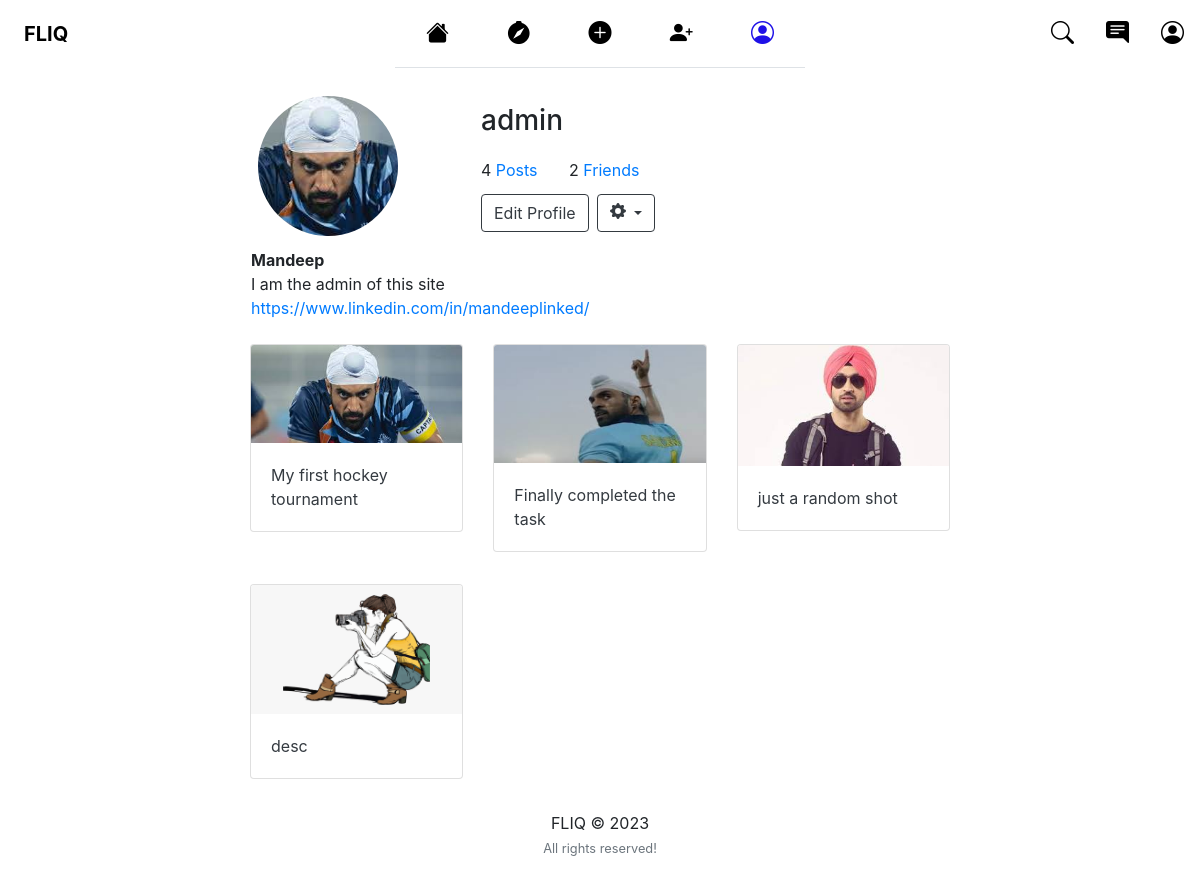
Page /my-profile/ (signed in) on the committed database.
### users/models.py (models this page shows, shortened)
class Profile(models.Model):
    user = models.OneToOneField(User, on_delete=models.CASCADE)
    name = models.CharField(max_length=30)
    image = models.ImageField(default='default.png', upload_to='profile_pics')
    slug = AutoSlugField(populate_from='user')
    bio = models.CharField(max_length=255, blank=True)
    link = models.CharField(max_length=255, blank=True)
    friends = models.ManyToManyField("Profile", blank=True)

### feed/models.py (models this page shows, shortened)
class Post(models.Model):
    description = models.CharField(max_length=255, blank=True)
    pic = models.ImageField(upload_to='path/to/img')
    date_posted = models.DateTimeField(default=timezone.now)
    user_name = models.ForeignKey(User, on_delete=models.CASCADE)
    tags = models.CharField(max_length=100, blank=True)

### users/views.py (the view)
# urls.py: path('my-profile/', user_views.my_profile, name='my_profile'),
@login_required
def my_profile(request):
    p = request.user.profile
    you = p.user
    sent_friend_requests = FriendRequest.objects.filter(from_user=you)
    rec_friend_requests = FriendRequest.objects.filter(to_user=you)
    user_posts = Post.objects.filter(user_name=you).order_by('-date_posted')
    friends = p.friends.all()
    button_status = 'none'
    if p not in request.user.profile.friends.all():
        button_status = 'not_friend'
        if len(FriendRequest.objects.filter(
            from_user=request.user).filter(to_user=you)) == 1:
                button_status = 'friend_request_sent'
        if len(FriendRequest.objects.filter(
            from_user=p.user).filter(to_user=request.user)) == 1:
                button_status = 'friend_request_received'
    context = {
        'u': you,
        'button_status': button_status,
        'friends_list': friends,
        'sent_friend_requests': sent_friend_requests,
        'rec_friend_requests': rec_friend_requests,
        'post_count': user_posts.count,
        'posts': user_posts
    }
    return render(request, "users/profile.html", context)

### users/templates/users/profile.html (shortened to what this page needs)
{% extends "feed/layout.html" %} {% load static %}
{% block myprofileactive %}active{% endblock myprofileactive %}
{% block content %}
<br /><br />
<div class="main-content">
  <div class="container mt-7">
    <div class="row">
      <div class="col-xl-8 order-xl-2 mx-auto mb-5 mb-xl-0">
        <div class="shadow">
          <div class="row mx-2">
            <div class="col-6 col-sm-5 col-md-5 col-lg-4 order-lg-4">
              <div class="card-profile-image">
                <a href="{{ u.profile.image.url }}">
                  <img src="{{ u.profile.image.url }}" class="rounded-circle" width="140px" height="140px"
                    style="object-fit:cover;" />
                </a>
              </div>
            </div>
            <div class="col-6 col-sm-7 col-md-7 col-lg-8 order-lg-8">
              <div class="row my-2">
                <h3 class="profile-user-name">{{ u.username }}</h3>
              </div>
              <div class="row">
                <div class="profile-stats my-1">
                  <span class="profile-stat-count">{{ post_count }}</span>
                  <span class="description"><a href="{% url 'user-posts' u.username %}">Posts</a></span>
                  <span class="profile-stat-count">&nbsp;&nbsp;&nbsp;&nbsp;&nbsp;</span>
                  <span class="profile-stat-count">{{ u.profile.friends.count }}</span>
                  {% if request.user == u %}
                  <span class="description"><a href="{% url 'friend_list' %}">Friends</a></span>
                  {% else %}
                  <span class="description">Friends</span>
                  {% endif %}
                </div>
              </div>
              <div class="row my-2">
                {% if request.user == u %}
                <a class="btn btn-outline-dark mr-2" href="{% url 'edit_profile' %}">Edit Profile</a>
                <div class="dropdown">
                  <button class="btn btn-secondary btn-outline-dark dropdown-toggle" type="button"
                    id="SettingsDropdownButton" data-toggle="dropdown" aria-haspopup="true" aria-expanded="false">
                  </button>
                </div>
                {% endif %}
              </div>
            </div>
          </div>
          <div class="row mx-3">
            <div class="profile-desc my-2">
              <strong class="profile-stat-count">{{ u.profile.name }}</strong><br>
              <span class="profile-stat-count">{{ u.profile.bio }}</span><br>
              {% if u.profile.link %}
              <a class="profile-stat-count" target="_blank" rel="noopener noreferrer" href="{{ u.profile.link }}">{{ u.profile.link }}</a>
              {% endif %}
            </div>
          </div>
          <div class="container">
            <div class="row">
              {% for post in posts %}
              <div class="col-md-4">
                <div class="card card-signin my-3">
                  <a href="{% url 'post-detail' post.id %}"><img class="card-img-top" src="{{ post.pic.url }}"
                      alt="" /></a>
                  <div class="card-body">
                    <p class="card-text text-dark">{{ post.description }}</p>
                  </div>
                </div>
              </div>
              {% endfor %}
            </div>
          </div>
        </div>
      </div>
    </div>
  </div>
</div>
{% endblock content %}

### feed/templates/feed/layout.html (style rules this page uses)
a { text-decoration:none; }

### rows in the picture
Post: pic (picture), description "My first hockey tournament"
Post: pic (picture), description "Finally completed the task"
Post: pic (picture), description "just a random shot"
Post: pic (picture), description "desc"

### other values in the picture
{{ u.username }} "admin"
{{ post_count }} "4"
{{ u.profile.friends.count }} "2"
{{ u.profile.name }} "Mandeep"
{{ u.profile.bio }} "I am the admin of this site"
{{ u.profile.link }} "https://www.linkedin.com/in/mandeeplinked/"
